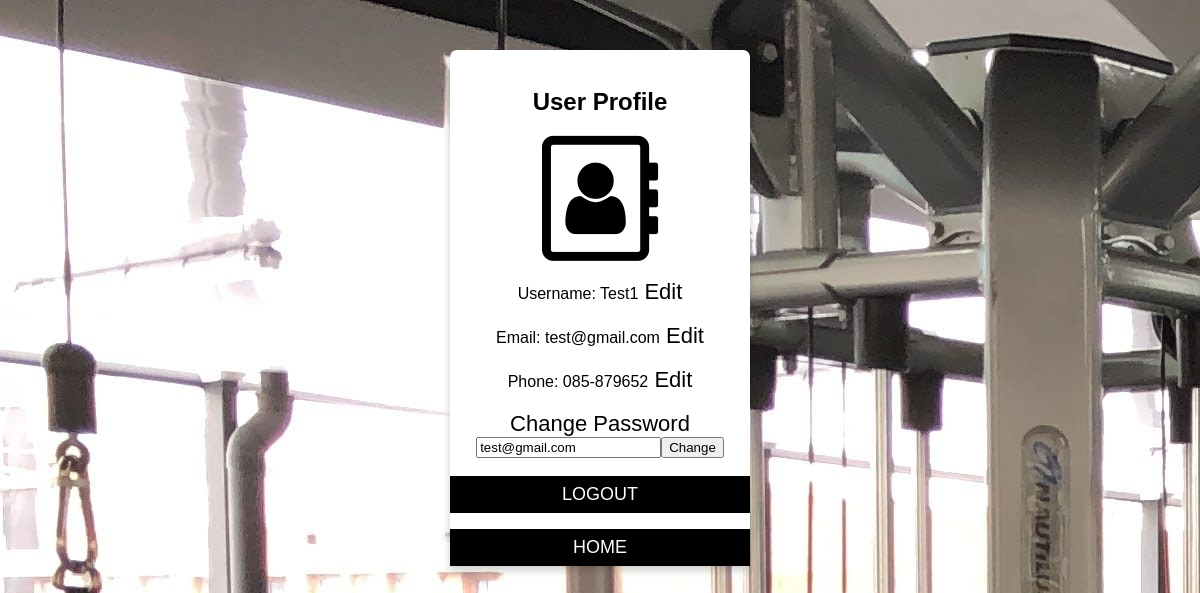
Screenshot of /Profile.php?m=2 (signed in) with the database file from the repository.
### tables this page shows
CREATE TABLE `user` (
  `ID` varchar(4) NOT NULL,
  `Username` text NOT NULL,
  `Password` varchar(20) NOT NULL,
  `Email` text NOT NULL,
  `Phone` varchar(10) NOT NULL
);

### Profile.php (the view, shortened to what this page needs)
<?php
include 'connectDB.php';
 ?>
<!DOCTYPE html>
<html>
<head>
<link rel="stylesheet" href="https://cdnjs.cloudflare.com/ajax/libs/font-awesome/4.7.0/css/font-awesome.min.css">
</head>
<body>
<div class="card">
  <div class="main1">
    <br>
  <h2 style="text-align:center">User Profile</h2>
<i class="fa fa-address-book-o" style="font-size:125px"></i>
  <?php
    $sql = "SELECT * FROM user WHERE Username = '".$_SESSION['Username']."'";
    $result = mysqli_query($conn,$sql);
    $data = mysqli_fetch_assoc($result);
    $name = $data['Username'] ;
    $email = $data['Email'];
    $phone = $data['Phone'];
    echo "<br><br>"."Username: ".$name."<a href='?m=1'> Edit</a><br><br>";
    echo "Email: ".$email."<a href='?m=2'> Edit</a><br><br>";
    echo "Phone: ".$phone."<a href='?m=3'> Edit</a><br><br>";
    echo "<a href='?m=4'>Change Password</a><br>";
    ?>
    <?php
    if($_GET['m']==1){
    echo "<form action='Edit.php' method='post'>";
    echo "<input type='text' name='name' value='".$name."'>";
    echo "<input type='submit' value='Change'>";
    echo "</form>";
  }else if($_GET['m']==2){
    echo "<form action='Edit.php' method='post'>";
    echo "<input type='text' name='email' value='".$email."'>";
    echo "<input type='submit' value='Change'>";
    echo "</form>";
  }else if($_GET['m']==3){
    echo "<form action='Edit.php' method='post'>";
    echo "<input type='text' name='phone' value='".$phone."'>";
    echo "<input type='submit' value='Change'>";
    echo "</form>";
  }else if($_GET['m']==4){
    echo "<form action='Edit.php' method='post'>";
    echo "<input type='password' name='password'>";
    echo "<input type='submit' value='Change'>";
    echo "</form>";
  }
     ?>
     <br>
     <a href="logout.php"> <button >LOGOUT</button> </a>
    <p> <a  href="main.php"> <button >HOME</button> </a><br></p>
  </div>
</div>
</body>
</html>

### Profile.php (style rules this page uses)
.card { box-shadow: 0 4px 8px 0 rgba(0, 0, 0, 0.2); max-width: 300px; margin: auto; text-align: center; font-family: arial; }
button { border: none; outline: 0; display: inline-block; padding: 8px; color: white; background-color: #000; text-align: center; cursor: pointer; width: 100%; font-size: 18px; }
a { text-decoration: none; font-size: 22px; color: black; }
body { background-image: url("assets/images/banner-image-1-1920x500.jpg"); background-color: rgba(35,45,57,0.8); }
.main1 { border:1; background-color:white; margin-top:50px; border-radius:7px; }

### rows the page displays
user: Username "Test1", Email "test@gmail.com", Phone "085-879652", email "test@gmail.com"
